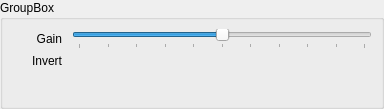
<?xml version="1.0" encoding="UTF-8"?>
<ui version="4.0">
 <class>TelecontrolGamepadWidget</class>
 <widget class="QWidget" name="TelecontrolGamepadWidget">
  <property name="geometry">
   <rect>
    <x>0</x>
    <y>0</y>
    <width>384</width>
    <height>109</height>
   </rect>
  </property>
  <property name="windowTitle">
   <string>Form</string>
  </property>
  <layout class="QVBoxLayout" name="verticalLayout">
   <property name="spacing">
    <number>0</number>
   </property>
   <property name="leftMargin">
    <number>0</number>
   </property>
   <property name="topMargin">
    <number>0</number>
   </property>
   <property name="rightMargin">
    <number>0</number>
   </property>
   <property name="bottomMargin">
    <number>0</number>
   </property>
   <item>
    <widget class="QGroupBox" name="groupBox">
     <property name="title">
      <string>GroupBox</string>
     </property>
     <layout class="QVBoxLayout" name="verticalLayout_2">
      <item>
       <layout class="QFormLayout" name="formLayout">
        <property name="sizeConstraint">
         <enum>QLayout::SetDefaultConstraint</enum>
        </property>
        <property name="fieldGrowthPolicy">
         <enum>QFormLayout::AllNonFixedFieldsGrow</enum>
        </property>
        <property name="horizontalSpacing">
         <number>10</number>
        </property>
        <property name="verticalSpacing">
         <number>2</number>
        </property>
        <item row="1" column="0">
         <widget class="QLabel" name="gainLabel">
          <property name="enabled">
           <bool>true</bool>
          </property>
          <property name="minimumSize">
           <size>
            <width>50</width>
            <height>0</height>
           </size>
          </property>
          <property name="text">
           <string>Gain</string>
          </property>
          <property name="alignment">
           <set>Qt::AlignRight|Qt::AlignTrailing|Qt::AlignVCenter</set>
          </property>
         </widget>
        </item>
        <item row="1" column="1">
         <widget class="QSlider" name="slider">
          <property name="minimum">
           <number>0</number>
          </property>
          <property name="maximum">
           <number>10</number>
          </property>
          <property name="value">
           <number>5</number>
          </property>
          <property name="tracking">
           <bool>true</bool>
          </property>
          <property name="orientation">
           <enum>Qt::Horizontal</enum>
          </property>
          <property name="tickPosition">
           <enum>QSlider::TicksBelow</enum>
          </property>
          <property name="tickInterval">
           <number>1</number>
          </property>
         </widget>
        </item>
        <item row="2" column="0">
         <widget class="QLabel" name="label">
          <property name="minimumSize">
           <size>
            <width>50</width>
            <height>0</height>
           </size>
          </property>
          <property name="text">
           <string>Invert</string>
          </property>
          <property name="alignment">
           <set>Qt::AlignRight|Qt::AlignTrailing|Qt::AlignVCenter</set>
          </property>
         </widget>
        </item>
        <item row="2" column="1">
         <layout class="QHBoxLayout" name="invertLayout">
          <property name="spacing">
           <number>8</number>
          </property>
          <item>
           <spacer name="horizontalSpacer">
            <property name="orientation">
             <enum>Qt::Horizontal</enum>
            </property>
            <property name="sizeHint" stdset="0">
             <size>
              <width>40</width>
              <height>20</height>
             </size>
            </property>
           </spacer>
          </item>
         </layout>
        </item>
       </layout>
      </item>
     </layout>
    </widget>
   </item>
  </layout>
 </widget>
 <resources/>
 <connections/>
</ui>
